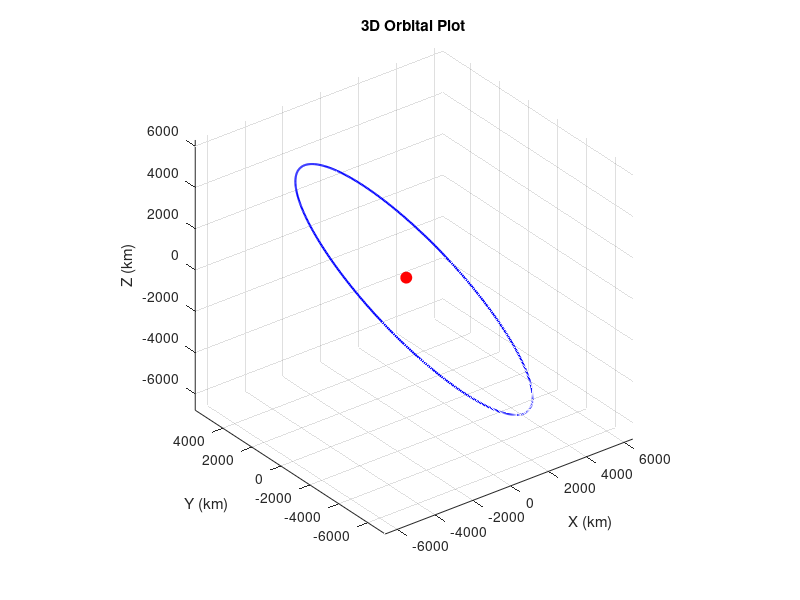

MATLAB code to generate this figure:
% Define orbital parameters
a = 7000;          % Semi-major axis (km)
e = 0.1;           % Eccentricity
i = deg2rad(45);   % Inclination (radians)
omega = deg2rad(30); % Argument of perigee (radians)
RAAN = deg2rad(60);  % Longitude of ascending node (radians)

% Generate true anomaly range
nu = linspace(0, 2*pi, 500); % True anomaly (radians)

% Calculate radius
r = a * (1 - e^2) ./ (1 + e * cos(nu));

% Position in orbital plane
x_orb = r .* cos(nu);
y_orb = r .* sin(nu);
z_orb = zeros(size(x_orb)); % Orbital plane is initially 2D

% Rotation matrices
R_z_RAAN = [cos(RAAN) -sin(RAAN) 0; sin(RAAN) cos(RAAN) 0; 0 0 1];
R_x_inc = [1 0 0; 0 cos(i) -sin(i); 0 sin(i) cos(i)];
R_z_omega = [cos(omega) -sin(omega) 0; sin(omega) cos(omega) 0; 0 0 1];

% Combined rotation matrix
R = R_z_RAAN * R_x_inc * R_z_omega;

% Transform coordinates to ECI frame
orbital_coords = [x_orb; y_orb; z_orb];
eci_coords = R * orbital_coords;

% Extract ECI coordinates
x_eci = eci_coords(1, :);
y_eci = eci_coords(2, :);
z_eci = eci_coords(3, :);

% Plot in 3D
figure;
plot3(x_eci, y_eci, z_eci, 'b-', 'LineWidth', 1.5);
hold on;
plot3(0, 0, 0, 'ro', 'MarkerSize', 8, 'MarkerFaceColor', 'r'); % Central body
xlabel('X (km)');
ylabel('Y (km)');
zlabel('Z (km)');
grid on;
axis equal;
title('3D Orbital Plot');
